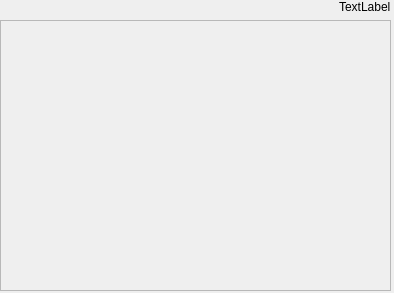
<?xml version="1.0" encoding="UTF-8"?>
<ui version="4.0">
 <class>SingleDayCell</class>
 <widget class="QWidget" name="SingleDayCell">
  <property name="geometry">
   <rect>
    <x>0</x>
    <y>0</y>
    <width>394</width>
    <height>293</height>
   </rect>
  </property>
  <property name="windowTitle">
   <string>Form</string>
  </property>
  <widget class="QWidget" name="verticalLayoutWidget">
   <property name="geometry">
    <rect>
     <x>0</x>
     <y>0</y>
     <width>391</width>
     <height>291</height>
    </rect>
   </property>
   <layout class="QVBoxLayout" name="verticalLayout">
    <item alignment="Qt::AlignmentFlag::AlignRight|Qt::AlignmentFlag::AlignTop">
     <widget class="QLabel" name="day_label">
      <property name="styleSheet">
       <string notr="true">border-bottom: 5px solid black;</string>
      </property>
      <property name="text">
       <string>TextLabel</string>
      </property>
     </widget>
    </item>
    <item>
     <widget class="QScrollArea" name="scrollArea">
      <property name="widgetResizable">
       <bool>true</bool>
      </property>
      <widget class="QWidget" name="scrollAreaWidgetContents">
       <property name="geometry">
        <rect>
         <x>0</x>
         <y>0</y>
         <width>387</width>
         <height>263</height>
        </rect>
       </property>
      </widget>
     </widget>
    </item>
   </layout>
  </widget>
 </widget>
 <resources/>
 <connections/>
</ui>
